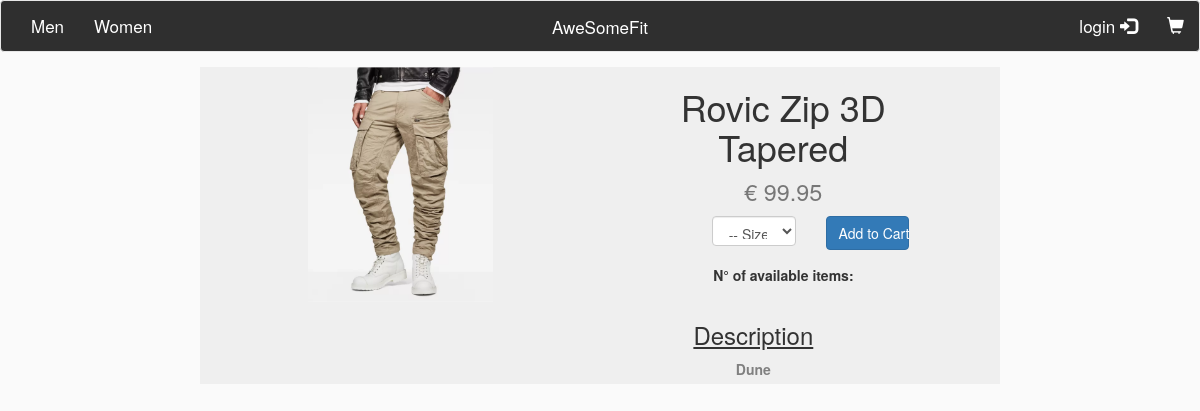
Before: /browse/visualize/6 with the older database file.
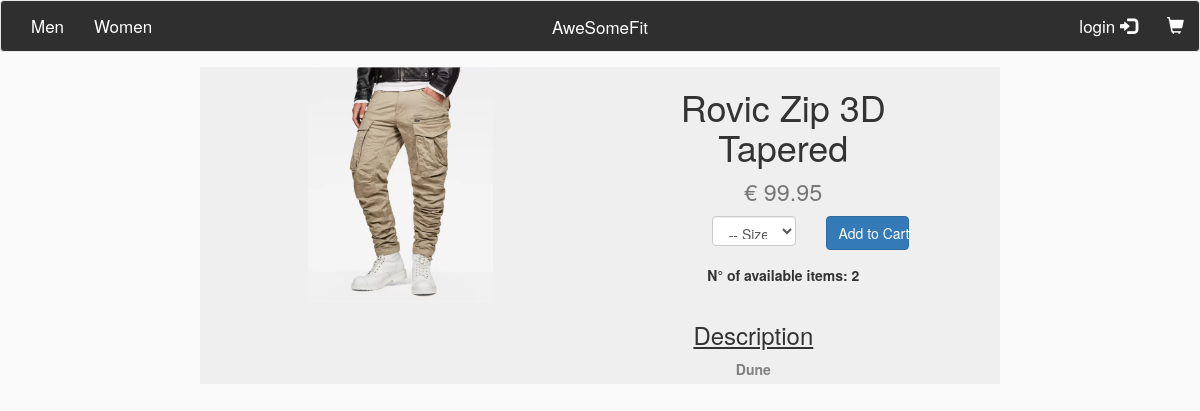
After: the same page with the newer database file.
### tables this page shows
CREATE TABLE `product` (
  `product_id` int(11) NOT NULL,
  `product_name` varchar(45) NOT NULL,
  `product_description` varchar(160) NOT NULL,
  `product_gender` enum('man','woman','unisex') NOT NULL,
  `product_price` float NOT NULL,
  `product_type` enum('T-Shirt','Pants','Skirt','Shirt','Eyewear') NOT NULL,
  `product_season` enum('SS','FW','ND') NOT NULL
);

CREATE TABLE `product_detail` (
  `detail_id` int(11) NOT NULL,
  `detail_product_id` int(11) NOT NULL,
  `detail_size` varchar(5) NOT NULL,
  `detail_quantity` int(11) DEFAULT '1'
);

### application/controllers/Browse.php (called while the page is built, shortened)
<?php
class Browse extends CI_Controller {
	public function __construct() {
        $this->load->helper('url_helper');
        $this->load->helper('url');
        $this->load->model('products_model');
        $this->load->library('session');
    }
    public function visualize($id = FALSE){
        if ($id === FALSE){
            $this -> load -> view('articleView');
        } else {
            $data['products'] = $this -> products_model -> get_product($id);
            $data['details'] = $this -> products_model -> get_details($id);
            $this -> load -> view('articleView', $data);
        }
    }
}

### index.php (called while the page is built, shortened)
<?php
require_once BASEPATH.'core/CodeIgniter.php';

### application/models/Products_model.php (called while the page is built, shortened)
<?php
class Products_model extends CI_Model {
        public function get_product($id){
                $query = $this->db->get_where('product', array('product_id' => $id));
                return $query->result_array();
        }
        public function get_details($id){
            $query = $this -> db -> get_where('product_detail', array('detail_product_id' => $id));
            return $query -> result_array();
        }
}

### application/views/articleView.php (the view, shortened to what this page needs)
<!DOCTYPE html>
<html>
<head>
    <link rel="stylesheet" href="https://maxcdn.bootstrapcdn.com/bootstrap/3.3.7/css/bootstrap.min.css">
    <link rel="stylesheet" href="http://localhost/assets/css/global.css">
</head>
<body>
<nav class="navbar navbar-default" role="navigation">
  <div class="navbar-header">
    <a class="navbar-ASF" href="http://localhost/home">AweSomeFit</a>
  </div>
  <div class="navbar-collapse collapse">
    <ul class="nav navbar-nav navbar-left">
        <li><a href="http://localhost/browse/openmen" style="color: #FFFFFF;" onmouseover="this.style.color='#AAAAAA'" onmouseout="this.style.color='#FFFFFF'">Men</a></li>
        <li><a href="http://localhost/browse/openwomen" style="color: #FFFFFF;" onmouseover="this.style.color='#AAAAAA'" onmouseout="this.style.color='#FFFFFF'">Women</a></li>
    </ul>
    <ul class="nav navbar-nav navbar-right">
     <?php if(isset($_SESSION["user_id"])) {
        echo "<li><a href=\"http://localhost/profile/open_profile\" style=\"color: #FFFFFF;\" onmouseover=\"this.style.color='#AAAAAA'\" onmouseout=\"this.style.color='#FFFFFF'\"><i class=\"glyphicon glyphicon-user\"></i>  Profile</a></li>";
    }
      else {
        echo "<li><a href=\"http://localhost/login\" style=\"color: #FFFFFF;\" onmouseover=\"this.style.color='#AAAAAA'\" onmouseout=\"this.style.color='#FFFFFF'\">login  <i class=\"glyphicon glyphicon-log-in\"></i></a></li>";
      }
    ?>
      <li><a href="http://localhost/cart/open_cart" style="color: #FFFFFF;" onmouseover="this.style.color='#AAAAAA'" onmouseout="this.style.color='#FFFFFF'"><i class="glyphicon glyphicon-shopping-cart"></i></a></li>
    </ul>
  </div>
</nav>
   <?php foreach ($products as $product_item): ?>
        <div class="row" style="margin-left: 200px; margin-right: 200px; margin-top: 15px; text-align: center; background-color: #EFEFEF;">
          <div class="col-xs-6 col-sm-6 col-md-6 col-lg-6" style="float: left;">
           <img src="http://localhost/assets/img/products/<?php echo $product_item['product_id']; ?>.png" style="width: 50%; float: ">
           </div>
           <div class="col-xs-5 col-sm-5 col-md-5 col-lg-5" style="float: right; margin-right:50px;">
            <h1><?php echo $product_item['product_name']; ?>
            <br><small><?php echo '€ ' . $product_item['product_price']; ?></small></h1>
            </div>
            <form action="http://localhost/cart/add_to_cart/<?php echo $product_item['product_id']; ?>" method="POST">
           <div class="col-xs-5 col-sm-5 col-md-5 col-lg-5" style="float: right; text-align: center;">
              <div class="col-xs-12 col-sm-12 col-md-12 col-lg-12">
              <div class="col-xs-5 col-sm-5 col-md-5 col-lg-5">
               <select class="form-control" name="size" style="width: 100%; height: 30px;">
                <option selected>-- Size --</option>
                <?php
                foreach ($details as $detail_item):
                echo "<option>" . $detail_item['detail_size'] . "</option>";
                endforeach;?>
            </select>
              </div>
            <div class="col-xs-5 col-sm-5 col-md-5 col-lg-5">
            <a href="http://localhost/cart">
            <button type="submit" class="btn btn-primary" style="width: 100%;">Add to Cart</button>
            </a>
            </div>
            </div>
            <div class="col-xs-12 col-sm-12 col-md-12 col-lg-12" style="float: right; margin-right:50px;">
            <label style="margin: 15px;">N° of available items: <?php echo $detail_item['detail_quantity']; ?></label>
            </div>
            </div>
            </form>
            <div class="col-xs-5 col-sm-5 col-md-5 col-lg-5" style="float: right; margin-right:80px;"><h3><u>Description</u></h3><label style="margin-top: 0px; color: gray;"><?php echo $product_item['product_description']; ?></label>
            </div>
        </div>
    <?php endforeach; ?>
</body>
</html>

### assets/css/global.css (style rules this page uses)
.navbar { margin-bottom: 0px; }
.navbar-ASF { position: absolute; width: 100%; left: 0; text-align: center; margin:0 auto; }
.navbar { background-color: #2F2F2F; overflow: hidden; }
.navbar a { float: left; display: block; color: #FFFFFF; text-align: center; padding: 14px 16px; text-decoration: none; font-size: 17px; }
body { background-color: #FAFAFA; }
button { background-size: cover; background-color: #eee; }

Changed rows visible on the page:
added product_detail: detail_quantity "2"
